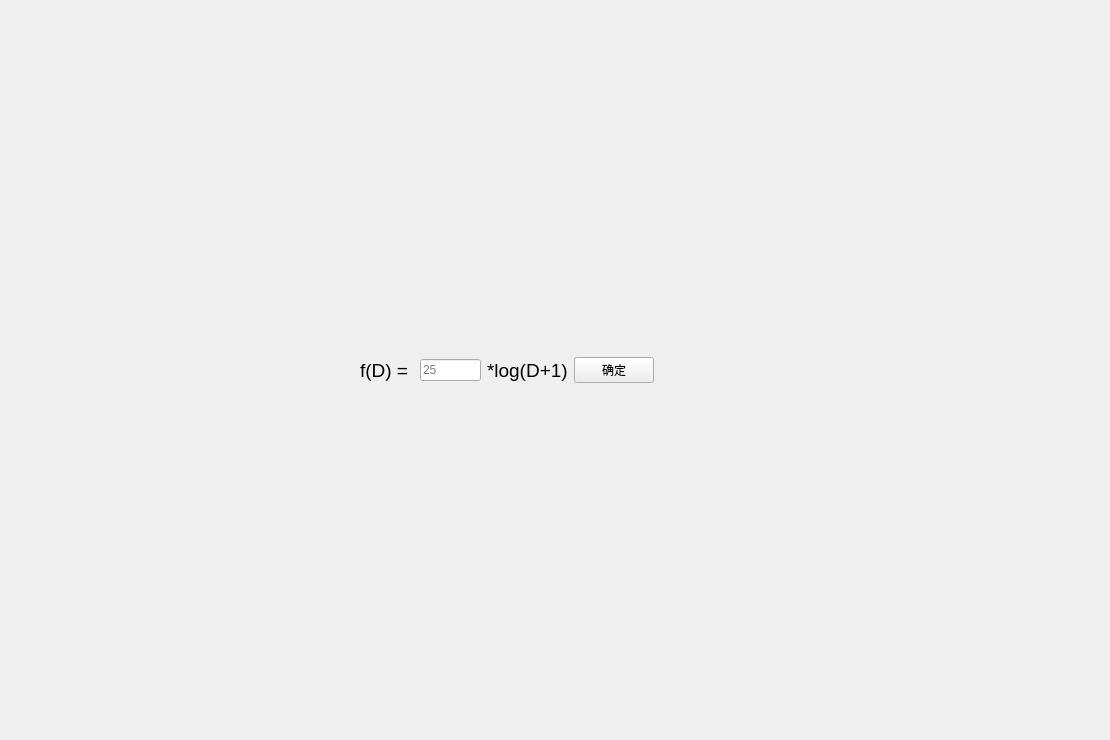
      <widget class="QWidget" name="nline_trans1">
       <attribute name="title">
        <string>非线性变换1</string>
       </attribute>
       <widget class="QWidget" name="layoutWidget">
        <property name="geometry">
         <rect>
          <x>360</x>
          <y>350</y>
          <width>294</width>
          <height>41</height>
         </rect>
        </property>
        <layout class="QHBoxLayout" name="horizontalLayout_17">
         <item>
          <widget class="QLabel" name="nline_f1">
           <property name="font">
            <font>
             <pointsize>14</pointsize>
            </font>
           </property>
           <property name="text">
            <string>f(D) = </string>
           </property>
          </widget>
         </item>
         <item>
          <widget class="QLineEdit" name="nline_c1">
           <property name="maxLength">
            <number>4</number>
           </property>
           <property name="placeholderText">
            <string>25</string>
           </property>
          </widget>
         </item>
         <item>
          <widget class="QLabel" name="nline_d1">
           <property name="font">
            <font>
             <pointsize>14</pointsize>
            </font>
           </property>
           <property name="text">
            <string>*log(D+1)</string>
           </property>
          </widget>
         </item>
         <item>
          <widget class="QPushButton" name="nline_push1">
           <property name="text">
            <string>确定</string>
           </property>
          </widget>
         </item>
        </layout>
       </widget>
       <widget class="QCustomPlot" name="nline_trans1_paint" native="true">
        <property name="geometry">
         <rect>
          <x>570</x>
          <y>400</y>
          <width>531</width>
          <height>331</height>
         </rect>
        </property>
       </widget>
       <widget class="QCustomPlot" name="nline_ori1_paint" native="true">
        <property name="geometry">
         <rect>
          <x>570</x>
          <y>20</y>
          <width>531</width>
          <height>331</height>
         </rect>
        </property>
       </widget>
       <widget class="mywidget" name="nline_ori1_image" native="true">
        <property name="geometry">
         <rect>
          <x>29</x>
          <y>20</y>
          <width>531</width>
          <height>331</height>
         </rect>
        </property>
        <property name="contextMenuPolicy">
         <enum>Qt::ActionsContextMenu</enum>
        </property>
       </widget>
       <widget class="mywidget" name="nline_trans1_image" native="true">
        <property name="geometry">
         <rect>
          <x>29</x>
          <y>400</y>
          <width>531</width>
          <height>331</height>
         </rect>
        </property>
        <property name="contextMenuPolicy">
         <enum>Qt::ActionsContextMenu</enum>
        </property>
       </widget>
      </widget>
